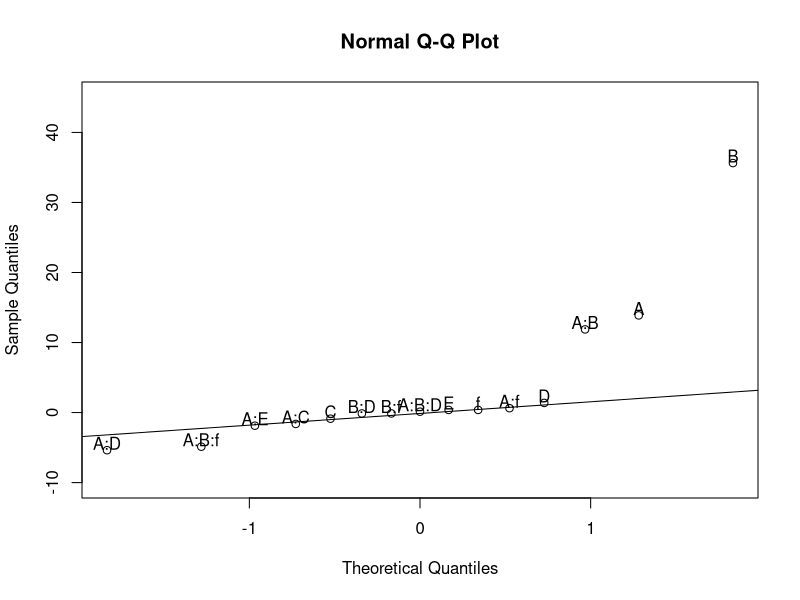
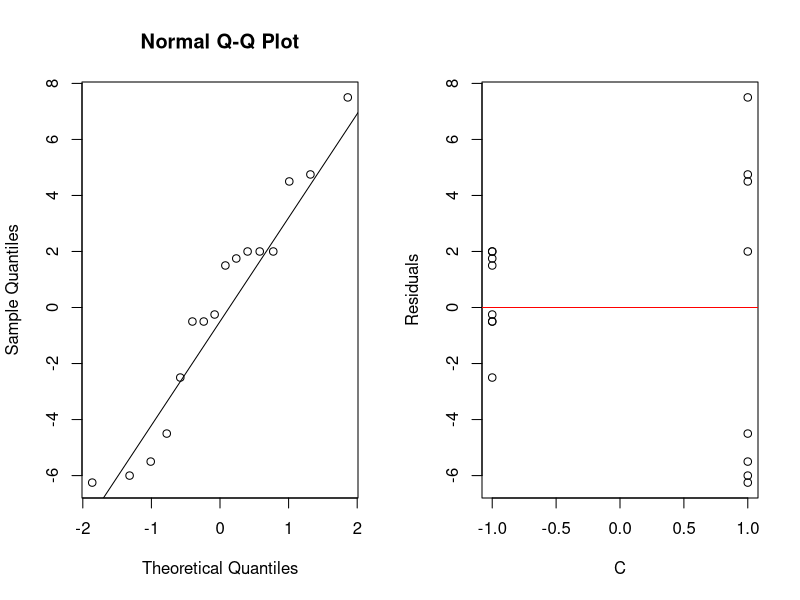
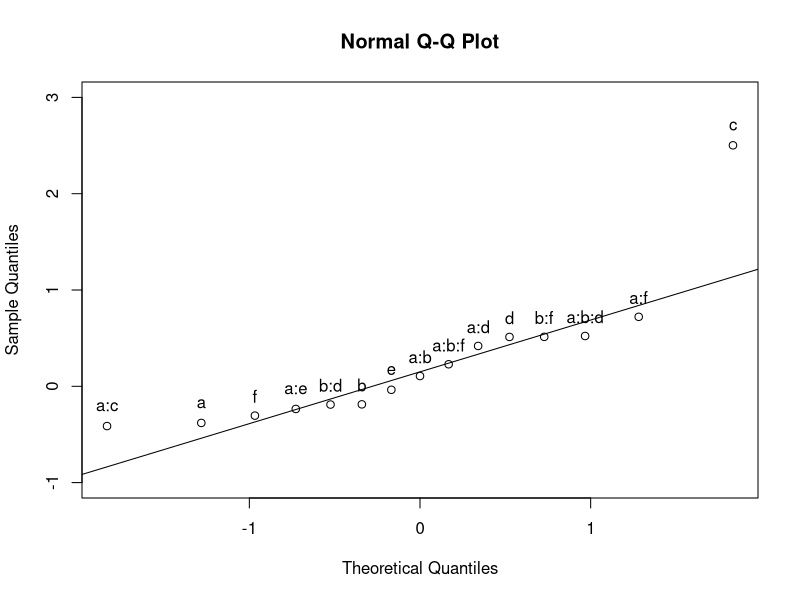

These figures' R source, in order:
rm(list=ls())

# 8.2 One-Half Fraction of the 2^k factorial design
# Defining Relation: I = ABC

make_rname = function(x,nfactor, cname)
{
  subdat = x[,1:nfactor]
  
  rname = rep(0,nrow(x))
  
  for(i in 1:nrow(x))
  {
    bool = subdat[i,] == 1
    if(sum(bool)==0) rname[i] = "(1)"
    else rname[i] = paste0(tolower(cname[bool]),collapse = "")
  }
  return(rname)
}

# 2^(6-2) design
# Example 8.4
A = B = C = D = c(-1,1)

dat8_4 = expand.grid(A=A, B=B, C=C, D=D)

dat8_4$E = apply(dat8_4, 1, function(x) prod(x[1:3])) # E = ABC
dat8_4$f = apply(dat8_4, 1, function(x) prod(x[2:4])) # F = BCD

rownames(dat8_4) = make_rname(dat8_4, 6, colnames(dat8_4))

cont = model.matrix( ~ -1 + (.)^6, data=dat8_4) # A*B*C*D*E*F == (A+B+C+D+E+F)^6 == (.)^6

dat8_4$y = c(6,10,32,60,
             4,15,26,60,
             8,12,34,60,
             16,5,37,52)

ali_str = alias(lm(y ~ (.)^6, data=dat8_4))
ali_str$Complete

eff_var = colnames(ali_str$Complete)[-1]

which(colnames(cont) %in% eff_var)

vec_idx = which(colnames(cont) %in% eff_var)

eff_vec = (dat8_4$y %*% cont[,vec_idx]) / 8
ss_vec = (dat8_4$y %*% cont[,vec_idx])^2 / 16
reg_coef = eff_vec / 2

eff_vec ; ss_vec; reg_coef

# Q-Q plot for effects
par(mfrow=c(1,1))
qvalue = qqnorm(eff_vec, ylim = c(-10,45))
qqline(eff_vec)

text(x = qvalue$x, y = eff_vec + 1, labels = colnames(eff_vec))

fit = aov(y ~ A * B, data = dat8_4)
summary(fit)

par(mfrow=c(1,2))
qqnorm(fit$residuals)
qqline(fit$residuals)

plot(x = dat8_4$C, y = fit$residuals,
     xlab = 'C', ylab = 'Residuals')
abline(h=0, col='red')

# Calculation of Dispersion Effects
new_cont = cont[,vec_idx]

res_fit = residuals(fit)

s_ip = s_im = rep(0, ncol(new_cont))

for(i in 1:ncol(new_cont))
{
  s_ip[i] = sd(res_fit[new_cont[,i]==1])
  s_im[i] = sd(res_fit[new_cont[,i]==-1])
}

s_ip; s_im

f_istar = log(s_ip^2/s_im^2)

par(mfrow=c(1,1))
qvalue = qqnorm(f_istar, ylim = c(-1,3))
qqline(f_istar)
text(x = qvalue$x, y = f_istar + 0.2, labels = tolower(colnames(new_cont)))

tapply(dat8_4$y, list(A=dat8_4$A, B=dat8_4$B, C=dat8_4$C), mean)
tapply(dat8_4$y, list(A=dat8_4$A, B=dat8_4$B, C=dat8_4$C), function(x) max(x)- min(x))



# The General 2^(k-p) Fractional Factorial Design

make_rname = function(x,nfactor, cname)
{
  subdat = x[,1:nfactor]
  
  rname = rep(0,nrow(x))
  
  for(i in 1:nrow(x))
  {
    bool = subdat[i,] == 1
    if(sum(bool)==0) rname[i] = "(1)"
    else rname[i] = paste0(tolower(cname[bool]),collapse = "")
  }
  return(rname)
}

# Example : Resolution 4 2^(7-3) Fractional Factorial Design
# basic design
A = B = C = D = c(-1,1)
dat = expand.grid(A=A, B=B, C=C, D=D)

# Defining relation : I=ABCE, I=BCDF, I=ACDG
dat$E = apply(dat, 1, function(x) prod(x[1:3]))  # E = ABC
dat$f = apply(dat, 1, function(x) prod(x[2:4]))  # F = BCD
dat$G = apply(dat, 1, function(x) prod(x[c(1,3,4)]))  # G = ACD



